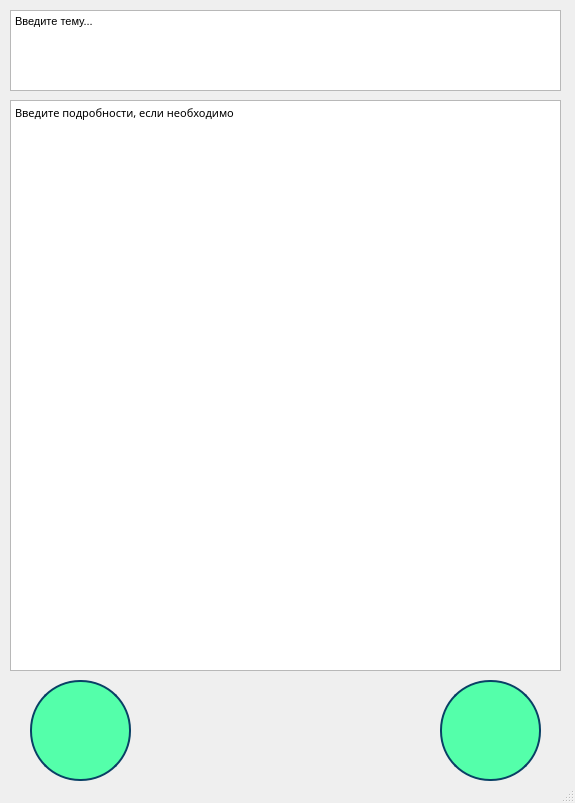
<?xml version="1.0" encoding="UTF-8"?>
<ui version="4.0">
 <class>MainWindow</class>
 <widget class="QMainWindow" name="MainWindow">
  <property name="geometry">
   <rect>
    <x>0</x>
    <y>0</y>
    <width>575</width>
    <height>803</height>
   </rect>
  </property>
  <property name="windowTitle">
   <string>MainWindow</string>
  </property>
  <widget class="QWidget" name="centralwidget">
   <widget class="QTextEdit" name="textEdit">
    <property name="geometry">
     <rect>
      <x>10</x>
      <y>10</y>
      <width>551</width>
      <height>81</height>
     </rect>
    </property>
    <property name="font">
     <font>
      <family>MS UI Gothic</family>
      <pointsize>16</pointsize>
     </font>
    </property>
    <property name="statusTip">
     <string/>
    </property>
    <property name="styleSheet">
     <string notr="true"/>
    </property>
    <property name="html">
     <string>&lt;!DOCTYPE HTML PUBLIC &quot;-//W3C//DTD HTML 4.0//EN&quot; &quot;http://www.w3.org/TR/REC-html40/strict.dtd&quot;&gt;
&lt;html&gt;&lt;head&gt;&lt;meta name=&quot;qrichtext&quot; content=&quot;1&quot; /&gt;&lt;style type=&quot;text/css&quot;&gt;
p, li { white-space: pre-wrap; }
&lt;/style&gt;&lt;/head&gt;&lt;body style=&quot; font-family:'MS UI Gothic'; font-size:16pt; font-weight:400; font-style:normal;&quot;&gt;
&lt;p style=&quot; margin-top:0px; margin-bottom:0px; margin-left:0px; margin-right:0px; -qt-block-indent:0; text-indent:0px;&quot;&gt;&lt;span style=&quot; font-family:'MS Shell Dlg 2'; font-size:8.25pt;&quot;&gt;Введите тему...&lt;/span&gt;&lt;/p&gt;&lt;/body&gt;&lt;/html&gt;</string>
    </property>
    <property name="placeholderText">
     <string/>
    </property>
   </widget>
   <widget class="QPushButton" name="pushButton">
    <property name="geometry">
     <rect>
      <x>30</x>
      <y>680</y>
      <width>101</width>
      <height>101</height>
     </rect>
    </property>
    <property name="styleSheet">
     <string notr="true">border-radius: 50px;   
border: 2px solid #094065;
background-color: rgb(84, 255, 170);</string>
    </property>
    <property name="text">
     <string/>
    </property>
   </widget>
   <widget class="QTextEdit" name="textEdit_2">
    <property name="geometry">
     <rect>
      <x>10</x>
      <y>100</y>
      <width>551</width>
      <height>571</height>
     </rect>
    </property>
    <property name="font">
     <font>
      <family>Noto Sans</family>
      <pointsize>16</pointsize>
     </font>
    </property>
    <property name="html">
     <string>&lt;!DOCTYPE HTML PUBLIC &quot;-//W3C//DTD HTML 4.0//EN&quot; &quot;http://www.w3.org/TR/REC-html40/strict.dtd&quot;&gt;
&lt;html&gt;&lt;head&gt;&lt;meta name=&quot;qrichtext&quot; content=&quot;1&quot; /&gt;&lt;style type=&quot;text/css&quot;&gt;
p, li { white-space: pre-wrap; }
&lt;/style&gt;&lt;/head&gt;&lt;body style=&quot; font-family:'Noto Sans'; font-size:16pt; font-weight:400; font-style:normal;&quot;&gt;
&lt;p style=&quot; margin-top:0px; margin-bottom:0px; margin-left:0px; margin-right:0px; -qt-block-indent:0; text-indent:0px;&quot;&gt;&lt;span style=&quot; font-family:'MS Shell Dlg 2'; font-size:8pt;&quot;&gt;Введите подробности, если необходимо&lt;/span&gt;&lt;/p&gt;&lt;/body&gt;&lt;/html&gt;</string>
    </property>
   </widget>
   <widget class="QPushButton" name="pushButton_2">
    <property name="geometry">
     <rect>
      <x>440</x>
      <y>680</y>
      <width>101</width>
      <height>101</height>
     </rect>
    </property>
    <property name="styleSheet">
     <string notr="true">border-radius: 50px;   
border: 2px solid #094065;
background-color: rgb(84, 255, 170);</string>
    </property>
    <property name="text">
     <string/>
    </property>
   </widget>
  </widget>
  <widget class="QStatusBar" name="statusbar"/>
 </widget>
 <resources/>
 <connections/>
</ui>
